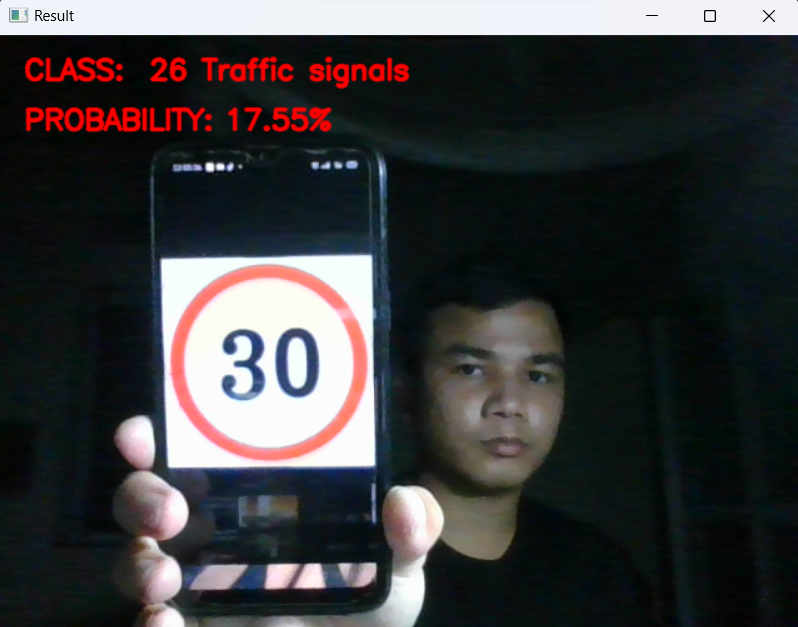
#> input picture image.png, 798 x 627 px
$ python nhandien.py
#> lines starting #> are read from the running program, lines starting #| are printed output that depends on the picture; after the words box and inside, x2 and y2 are one past the last pixel; in counts of white or black regions, pixels touching at a corner belong together
import cv2
import numpy as np

# Đọc ảnh ban đầu
img = cv2.imread('image.png')
#> img is the input picture: shape (627, 798, 3); mean B, G, R 60.1, 58.9, 59.2
cv2.namedWindow('TrackbarWindow')

def getLargestContour(img, imgContour):
    contours, hierarchy = cv2.findContours(img, cv2.RETR_EXTERNAL, cv2.CHAIN_APPROX_NONE)
    largest_area = 0
    largest_contour = None

    # Tìm đường viền lớn nhất
    for cnt in contours:
        area = cv2.contourArea(cnt)
        if area > largest_area:
            largest_area = area
            largest_contour = cnt

    # Vẽ đường viền lớn nhất và cắt vùng lớn nhất
    if largest_contour is not None and largest_area > 1000:  # Kiểm tra nếu có đường viền lớn hơn 1000
        cv2.drawContours(imgContour, largest_contour, -1, (255, 0, 0), 1)
        peri = cv2.arcLength(largest_contour, True)
        approx = cv2.approxPolyDP(largest_contour, 0.02 * peri, True)
        x, y, w, h = cv2.boundingRect(approx)
        cv2.rectangle(imgContour, (x, y), (x + w, y + h), (0, 0, 255), 1)

        # Cắt vùng lớn nhất từ ảnh gốc
        cropped_img = img[y:y + h, x:x + w]
        return cropped_img  # Trả về vùng cắt

    return None  # Nếu không tìm thấy vùng lớn hơn 1000

while True:
    imgCountour = img.copy()
    imgBlur = cv2.GaussianBlur(img, (7, 7), 1)
    imgGray = cv2.cvtColor(imgBlur, cv2.COLOR_BGR2GRAY)
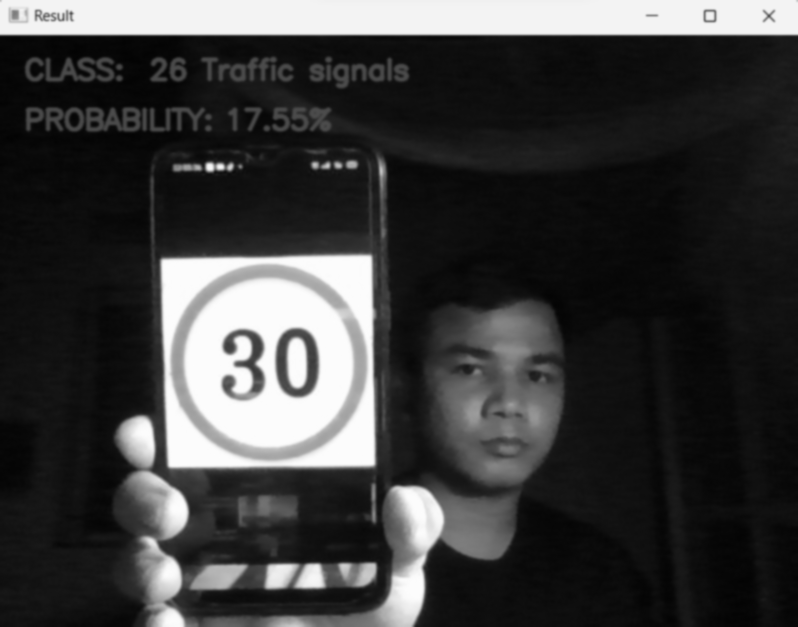
#> imgGray: shape (627, 798); min 3, max 253, mean 59.1
    imgCanny = cv2.Canny(imgGray, 100, 180)
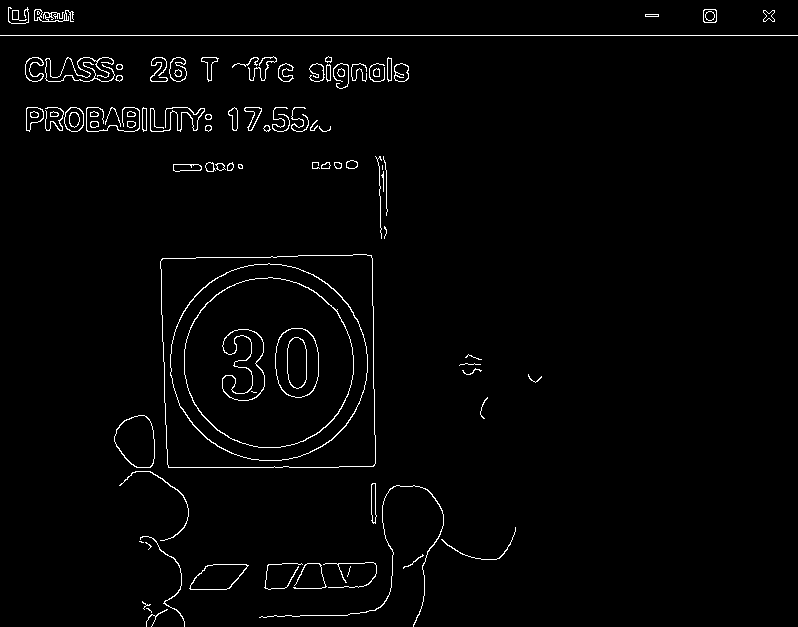
#> imgCanny: shape (627, 798); 2% white in thin lines or dots
    kernel = np.ones((5, 5))
    imgDil = cv2.dilate(imgCanny, (7, 7), iterations=1)
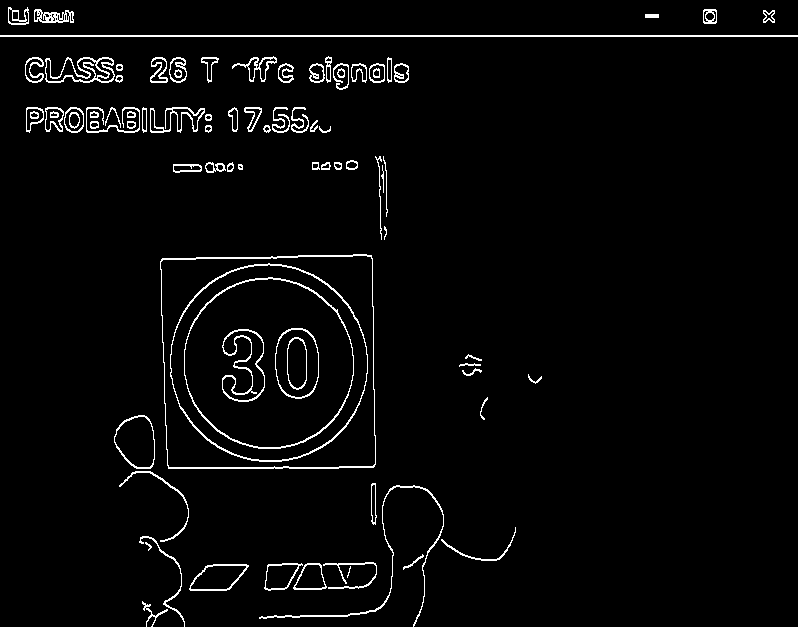
#> imgDil: shape (627, 798); 3.1% white in thin lines or dots

    # Lấy vùng lớn nhất
    cropped_img = getLargestContour(imgDil, imgCountour)
#> in getLargestContour, `contours, hierarchy = cv2.findContours(img, cv2.RETR_EXTERNAL, cv2.CHA..`: contours = 75 contours, 10 with area under 20; largest, box (x1, y1, x2, y2) and area: (160, 254, 376, 469) 44396, (114, 415, 155, 469) 1655, (45, 57, 115, 83) 1130, (189, 564, 249, 591) 1094, (0, 35, 798, 37) 797
#> the loop in getLargestContour, `for cnt in contours:` made 75 passes
#> (area, largest_area) on passes 1, 3, 14, 20: (60, 60), (1094, 1094), (1655, 1655), (44396, 44396)
#> area on passes 4, 5, 6, 7, 9, 10: 611.5, 695.5, 124, 31, 127.5, 98.5
#> after the loop in getLargestContour, `for cnt in contours:`: largest_area = 44396; largest_contour = contour of 836 points, box (x1, y1, x2, y2) (160, 254, 376, 469), area 44396
#> in getLargestContour, `peri = cv2.arcLength(largest_contour, True)`: peri = 847.6
#> in getLargestContour, `approx = cv2.approxPolyDP(largest_contour, 0.02 * peri, True)`: approx = [[371, 255], [161, 259], [168, 468], [374, 466]]
#> in getLargestContour, `x, y, w, h = cv2.boundingRect(approx)`: x = 161; y = 255; w = 214
#> in getLargestContour, `cv2.rectangle(imgContour, (x, y), (x + w, y + h), (0, 0, 255), 1)`:
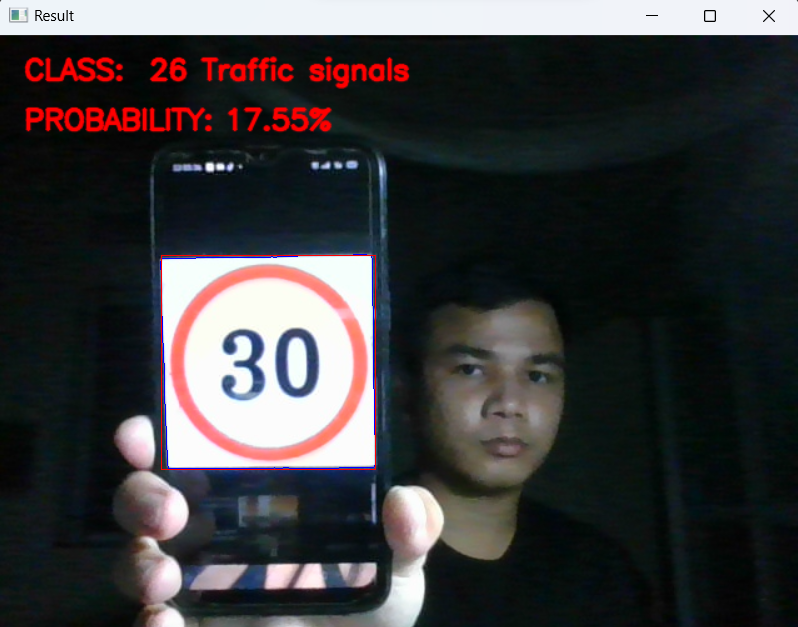
#> imgContour: shape (627, 798, 3); mean B, G, R 60, 58.5, 59.4
#> in getLargestContour, `cropped_img = img[y:y + h, x:x + w]`:
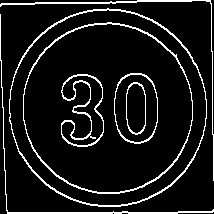
#> cropped_img: shape (214, 214); 9.5% white in thin lines or dots

    # Hiển thị các ảnh
    cv2.imshow("Original", imgCountour)
    cv2.imshow("TrackbarWindow", imgCanny)

    if cropped_img is not None:
        cv2.imshow("Cropped Largest Area", cropped_img)  # Hiển thị vùng cắt

    # Nhấn 's' để lưu ảnh cắt, nhấn 'q' để thoát
    key = cv2.waitKey(1)
#> (key q is pressed here)
    if key == ord('s') and cropped_img is not None:
        cv2.imwrite("largest_area.png", cropped_img)  # Lưu vùng cắt
        print("Vùng cắt đã được lưu thành 'largest_area.png'")
    elif key == ord('q'):
        break

cv2.destroyAllWindows()
